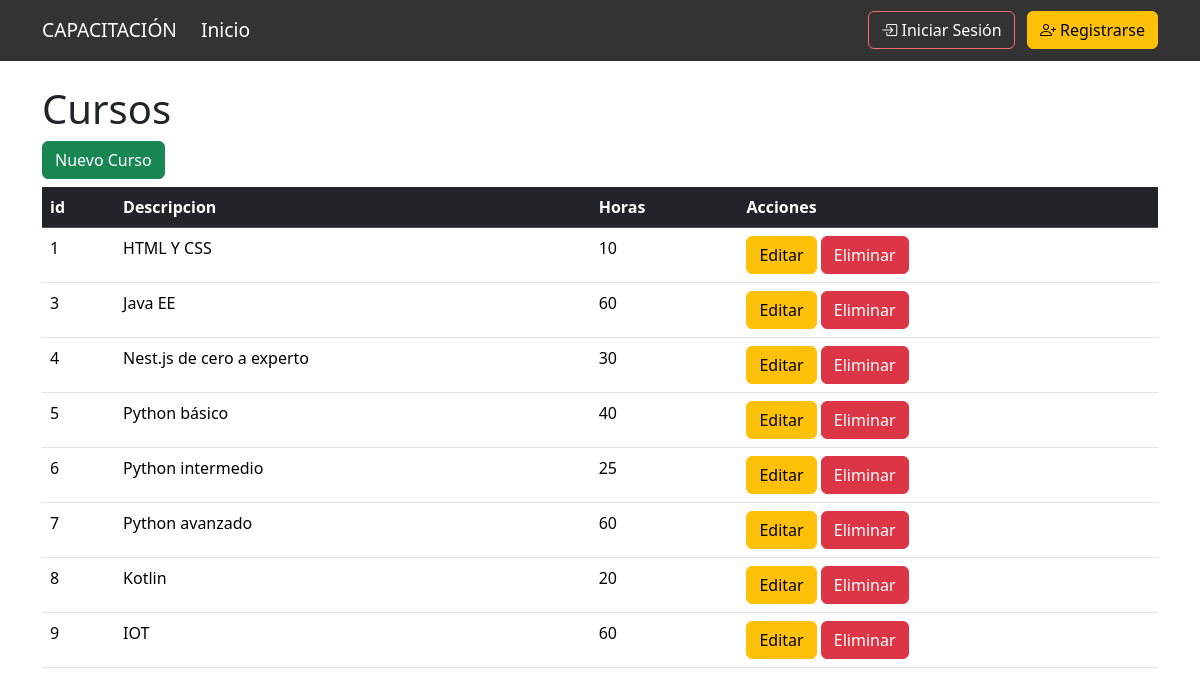
Page /cursos on the committed database.
### tables this page shows
CREATE TABLE cursos (
        id INTEGER PRIMARY KEY,
        descripcion TEXT NOT NULL,
        horas INTEGER NOT NULL
    );

### app.py (the view)
@app.route('/cursos')
def cursos():
    conn = get_db_connection()
    cursos = conn.execute('SELECT * FROM cursos').fetchall() #fetchall obtener todos los registros
    conn.close()
    return render_template('cursos.html',cursos=cursos)

### app.py (called while the page is built)
def get_db_connection():
    conn = sqlite3.connect('bd_instituto.db')
    conn.row_factory = sqlite3.Row
    return conn

### templates/cursos.html
{% extends "base.html" %}
{% block content %}
<h1>Cursos</h1>
<a href="{{ url_for('nuevo_curso') }}" class="btn btn-success mb-2"> Nuevo Curso</a>
    <table class="table table-stipped table-hover">
      <thead class="table-dark">
        <tr>
            <th>id</th>
            <th>Descripcion</th>
            <th>Horas</th>
            <th>Acciones</th>
        </tr>
      </thead>
      <tbody>
        {% for curso in cursos %}
        <tr>
            <td>{{ curso.id }}</td>
            <td>{{ curso.descripcion }}</td>
            <td>{{ curso.horas }}</td>
            <td>
              <a href="{{ url_for('editar_curso', id=curso.id) }}" class="btn btn-warning">Editar</a>
              <a href="{{ url_for('eliminar_curso', id=curso.id) }}" class="btn btn-danger" onclick="return confirm('Estas seguro de eliminar el curso?')">Eliminar</a>
            </td>
        </tr>
        {% endfor %}
      </tbody>
    </table>
{% endblock %}

### templates/base.html (shortened to what this page needs)
<!doctype html>
<html lang="es">
  <head>
    <link href="https://cdn.jsdelivr.net/npm/bootstrap@5.3.6/dist/css/bootstrap.min.css" rel="stylesheet">
    <link href="https://cdn.jsdelivr.net/npm/bootstrap-icons/font/bootstrap-icons.css" rel="stylesheet">
  </head>
  <body>
    <nav class="navbar navbar-expand-lg navbar-custom">
        <div class="container">
          <a class="navbar-brand" href="#">CAPACITACIÓN</a>
          <div class="collapse navbar-collapse" id="navbarNavAltMarkup">
            <div class="navbar-nav">
              {% if not current_user.is_authenticated %}
                <a class="nav-link" href="{{ url_for('index') }}">Inicio</a>
              {% endif %}
            </div>
            <div class="ms-auto">
              {% if current_user.is_authenticated %}
                  <span class="navbar-text text-white me-3">
                      <i class="bi bi-person-circle"></i> {{ current_user.username }}
                  </span>
                  <a href="{{ url_for('logout') }}" class="btn btn-outline-light">Cerrar Sesión</a>
              {% else %}
                  <a href="{{ url_for('login') }}" class="btn btn-outline-light me-2">
                      <i class="bi bi-box-arrow-in-right"></i> Iniciar Sesión
                  </a>
                  <a href="{{ url_for('register') }}" class="btn btn-warning">
                      <i class="bi bi-person-plus"></i> Registrarse
                  </a>
              {% endif %}
            </div>
          </div>
        </div>
    </nav>
    <div class="container mt-4">
        {% block content %}
        {% endblock %}
    </div>
  </body>
</html>

### templates/base.html (style rules this page uses)
.navbar-custom { background: rgba(0, 0, 0, 0.8); transition: background 0.3s ease; }
.navbar-custom .navbar-brand, .navbar-custom .nav-link { color: #fff; font-size: 1.2rem; transition: color 0.3s ease; }
.navbar-custom .btn { transition: transform 0.3s ease, background-color 0.3s ease; }
.navbar-custom .btn-outline-light { border-color: #ff6b6b; color: #fff; }

### rows in the picture
cursos: id "1", descripcion "HTML Y CSS", horas "10"
cursos: id "3", descripcion "Java EE", horas "60"
cursos: id "4", descripcion "Nest.js de cero a experto", horas "30"
cursos: id "5", descripcion "Python básico", horas "40"
cursos: id "6", descripcion "Python intermedio", horas "25"
cursos: id "7", descripcion "Python avanzado", horas "60"
cursos: id "8", descripcion "Kotlin", horas "20"
cursos: id "9", descripcion "IOT", horas "60"
